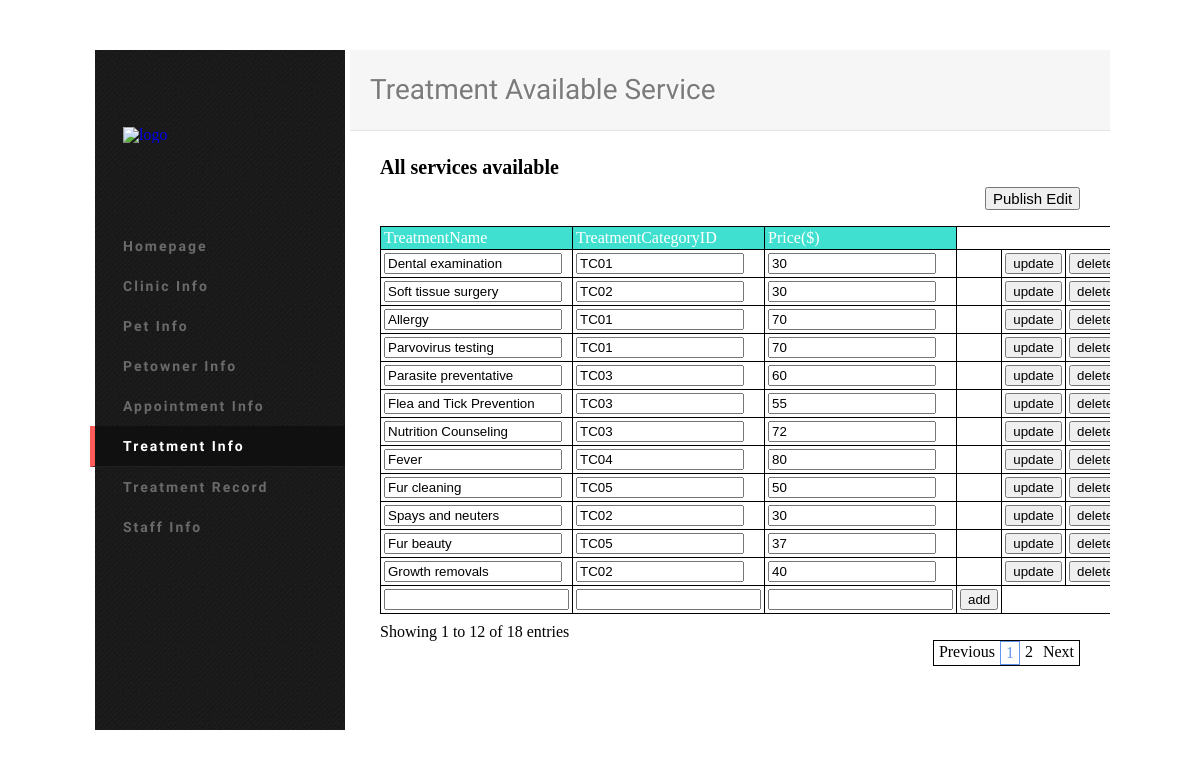
The app's page /treatmentinfo_edit.php?page=1 with its own data.
### tables this page shows
CREATE TABLE `treatment` (
  `TreatmentID` int(11) NOT NULL,
  `TreatmentName` varchar(45) NOT NULL,
  `TreatmentCategoryID` varchar(45) NOT NULL,
  `Price` varchar(45) NOT NULL
);

### treatmentinfo_edit.php (the view, shortened to what this page needs)
<!DOCTYPE html>
<html>
		<head>
			<link rel="stylesheet" type="text/css" href="css/treatmentinfo.css" />
		</head>
		<body>
			<div class="container">
				<aside id="sidebar">
					<a href="#" class="logo"><img src="pic/logo2.png" alt="logo" /></a>
					<nav class="main-nav">
						<ul>
							<li><a href="homepage.html">Homepage</a></li>
							<li><a href="clinicinfohomepage.php">Clinic Info</a></li>
							<li><a href="petview.php?page=1">Pet Info</a></li>
							<li><a href="petowner.php">Petowner Info</a></li>
							<li><a href="appointmentinfo.html">Appointment Info</a></li>
							<li class="active"><a href="treatmentinfo.php?page=1">Treatment Info</a></li>
							<li><a href="treatmentrecord.php">Treatment Record</a></li>
							<li><a href="staffinfo.php">Staff Info</a></li>
						</ul>
					</nav>
				</aside>
				<section id="content">
						<header>
								<h1>Treatment Available Service</h1>
						</header>
						<div style="overflow: scroll;" class="main"><br>
							<h2 style="margin-left: 20px; padding:10px;">All services available</h2>
									<a href="treatmentinfo.php?page=1"><input type="button" name="Publish Edit" value="Publish Edit" style="margin-left: 635px; font-size: 15px"></a>
							<br><br>
							<?php
                            $con = mysql_connect("localhost", "root");
							$page = $_GET['page'];
                            $pagesize = 12;
							$pagenumber = ($page - 1)*$pagesize;
							$num = mysql_num_rows(mysql_query("SELECT * FROM treatment"));
							$pagenumber_min = ($page - 1)*$pagesize+1;
							if(($num-($page - 1)*$pagesize)<$pagesize){
								$pagenumber_max = $num;
							}
							else{
								$pagenumber_max = $pagenumber+$pagesize;
							}
							$pageabsolute = ceil($num/$pagesize);
                            $sql = "SELECT * FROM treatment limit $pagenumber, $pagesize";
                            $mydata = mysql_query($sql, $con);
							echo "<table style='margin-left:30px;'>
								<tr>
									<th>TreatmentName</th>
									<th>TreatmentCategoryID</th>
									<th>Price($)</th>
								</tr>";
                            while($record = mysql_fetch_array($mydata)){
								echo "<form action=treatmentinfo_edit?page=1.php method=post>";
                                echo "<tr>";
                                echo "<td>" . "<input type=text style='width:170px;' name=treatmentName size=20% value='" . $record['TreatmentName'] . "' </td>";
                                echo "<td>" . "<input type=text style='width:160px;' name=treatmentCategoryID size=18% value='" . $record['TreatmentCategoryID'] . "' </td>";
                                echo "<td>" . "<input type=text style='width:160px;' name=price size=8% value='" . $record['Price'] . "' </td>";
								echo "<td><input type=hidden name=hidden size=2% value='" . $record['TreatmentID'] . "'>";
								echo "<td>" . "<input type=submit name=update value=update" . " </td>";
								echo "<td>" . "<input type=submit name=delete value=delete" . " </td>";
                                echo "</tr>";
								echo "</form>";
                            }
                            echo "<form method=post>";
                            echo "<tr>";
	                        echo "<td>";
	                        echo "<input type='text' name='addTreatmentName' id='addTreatmentName' class='addTreatmentName'>";
	                        echo "</td>";
							echo "<td>";
							echo "<input type='text' name='addTreatmentCategoryID' id='addTreatmentCategoryID' class='addTreatmentCategoryID'>";
	                        echo "</td>";
                            echo "<td>";
	                        echo "<input type='text' name='addPrice' id='addPrice' class='addPrice'>";
	                        echo "</td>";
	                        echo "<td>";
							echo "<input type='submit' name='insert' value='add' id='insert' class='insert'>";
						    echo "</td>";
                            echo "</form>";
                            echo "</table>";
                            ?>
							<div class="move";>
								Showing <strong><?php echo $pagenumber_min?></strong> to <strong><?php echo $pagenumber_max?></strong> of <strong><?php echo $num?></strong> entries</div>
							<aside id="pageselect">
								<nav class="page-nav">
								<ul>
									<?php
									if($page == 1){
									echo'<li><a href="treatmentinfo_edit.php?page='.($page).'">Previous</a><li>';
									}
								else{
									echo'<li><a href="treatmentinfo_edit.php?page='.($page-1).'">Previous</a><li>';
								}
								    ?>
									<?php for($i=0;$i<$pageabsolute;$i++){
	                                if($page == ($i+1)){
										echo '<li class="active1"><a href="treatmentinfo_edit.php?page='.($i+1).'class="selected">'.($i+1).'</a></li>';
									}
	                                else{
									    echo '<li><a href="treatmentinfo_edit.php?page='.($i+1).'" >'.($i+1).'</a></li>';
									}
									}?>
									<?php
									if($page == $pageabsolute){
									echo'<li><a href="treatmentinfo_edit.php?page='.($page).'">Next</a><li>';
									}
								else{
									echo'<li><a href="treatmentinfo_edit.php?page='.($page+1).'">Next</a><li>';
								}
								    ?>
								</ul>
								</nav>
							</aside>
					</div>
				</section>
			</div>
	</body>
</html>

### css/treatmentinfo.css (style rules this page uses)
html, body, div, span, applet, object, iframe, h1, h2, h3, h4, h5, h6, p, blockquote, pre, a, abbr, acronym, address, big, cite, code, del, dfn, em, img, ins, kbd, q, s, samp, small, strike, strong, sub, sup, tt, var, b, u, i, center, dl, dt, dd, ol, ul, li, fieldset, form, label, legend, table, caption, tbody, tfoot, thead, tr, th, td, article, aside, canvas, details, embed, figure, figcaption, footer, header, hgroup, menu, nav, output, ruby, section, summary, time, mark, audio, video { margin: 0; padding: 0; border: 0; font-size: 100%; font: inherit; vertical-align: baseline; }
article, aside, details, figcaption, figure, footer, header, hgroup, menu, nav, section { display: block; }
body { line-height: 1; }
ol, ul { list-style: none; }
table { border-collapse: collapse; border-spacing: 0; }
body { background-image: url(../pic/bg.png); color:#000; font:''14px 'Dosis', Arial, Helvetica, "Trebuchet MS", sans-serif; }
h1,h2,h3,h4,h5,h6 { font-weight:bold; }
h1 { font-size:24px; }
h2 { font-size:20px; }
a { color: #00e; text-decoration: none; }
.container { width:1020px; margin: 50px auto 50px; }
#sidebar { height: 680px; width:250px; float: left; border-left: 5px solid #fff; background:url(../pic/sidebar-bg.png); position: relative; }
#sidebar .logo { display:block; margin: 77px 0px 50px 28px; width: 149px; height: 49px; }
#sidebar .main-nav > ul > li { position: relative; color: #e5e5e5; padding-left: 33px; font: bold 14px 'Dosis'; line-height: 40px; letter-spacing: 2px; }
#sidebar .main-nav > ul { margin-left: -5px; }
#sidebar .main-nav > ul > li a { color: #6a6a6a; display: inline-block; width: 100%; height: 100%; }
#sidebar .main-nav > ul > li:hover, #sidebar .main-nav > ul > li.active { background: #111011; border-left: 5px solid #ff5b5b; border-bottom: 1px solid #212021; padding-left: 28px; }
#sidebar .main-nav > ul > li:hover > a, #sidebar .main-nav > ul > li.active > a { color: #fff; }
#content { width: 760px; float: right; }
#content header { background: #f6f6f6; padding: 0px 20px; height: 80px; border-bottom: 1px solid #e3e3e3; position: relative; }
#content header h1 { color: #7c7b7c; font: normal 28px "Dosis"; line-height: 80px; text-shadow: 1px 1px 1px #fff; }
#content .main { width:760px; height:600px; background-color:#FFFFFF; }
.move { margin-left: 30px; margin-top: 10px; }
#pageselect { max-width: 100% height:100% padding: 10px; position: relative; right: 0px; }
#pageselect .page-nav > ul { position: absolute; list-style-type: none; overflow: hidden; border: 1px solid Black; right: 30px; }
#pageselect .page-nav > ul > li { float: left; }
#pageselect .page-nav > ul > li a { display: block; color:black; padding: 3px 5px; text-decoration: none; }
#pageselect .page-nav > ul > li:hover, #pageselect .page-nav > ul > li.active1 { border: 1px solid cornflowerblue; color:white; }
#pageselect .page-nav > ul > li:hover > a, #pageselect .page-nav > ul > li.active1 > a { background-color: white; color:cornflowerblue; }

### treatmentinfo_edit.php (style rules this page uses)
table { width:700px; margin-left: 10px; margin-right: 100px; }
table, th, td { border: 1px solid Black; border-collapse: collapse; }
th, td { padding: 3px; text-align: left; }
table tr:nth-child(odd) { background-color:#fff; }
table th { background-color:turquoise; color: white; }

### records on screen
treatment: treatmentName "Dental examination", treatmentCategoryID "TC01", price "30"
treatment: treatmentName "Soft tissue surgery", treatmentCategoryID "TC02", price "30"
treatment: treatmentName "Allergy", treatmentCategoryID "TC01", price "70"
treatment: treatmentName "Parvovirus testing", treatmentCategoryID "TC01", price "70"
treatment: treatmentName "Parasite preventative", treatmentCategoryID "TC03", price "60"
treatment: treatmentName "Flea and Tick Prevention", treatmentCategoryID "TC03", price "55"
treatment: treatmentName "Nutrition Counseling", treatmentCategoryID "TC03", price "72"
treatment: treatmentName "Fever", treatmentCategoryID "TC04", price "80"
treatment: treatmentName "Fur cleaning", treatmentCategoryID "TC05", price "50"
treatment: treatmentName "Spays and neuters", treatmentCategoryID "TC02", price "30"
treatment: treatmentName "Fur beauty", treatmentCategoryID "TC05", price "37"
treatment: treatmentName "Growth removals", treatmentCategoryID "TC02", price "40"

### other values on screen
$pagenumber_min "1"
$pagenumber_max "12"
$num "18"
